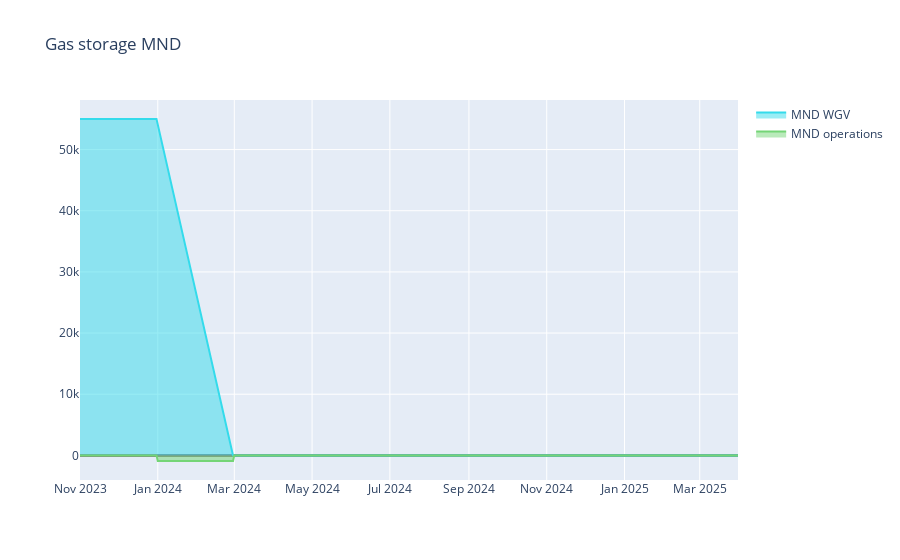

Here is the notebook cell this chart was saved with:
### Code cell
fig = po.Figure()
fig.add_trace(po.Scatter(x=index, y=mnd_state_ar, name='MND WGV', fill='tozeroy', line_color='#34dbeb'))
fig.add_trace(po.Scatter(x=index, y=mnd_wr_ar, name='MND operations', fill='tozeroy', line_color='#74d576', mode='lines'))
fig.update_layout(
    title = 'Gas storage MND'
)
fig.update_xaxes(fixedrange=False)
fig.update_yaxes(zeroline=True, zerolinewidth=3, zerolinecolor='grey')
fig.show()

### Figure 1 — Plotly figure (JSON) as saved in the notebook; plotly's stock layout.template omitted (floating-point values rounded to 4 significant figures; data arrays with more than 128 entries replaced by an {"elided": "..."} marker saying what was removed)
{"data": [{"fill": "tozeroy", "line": {"color": "#34dbeb"}, "name": "MND WGV", "type": "scatter", "x": {"elided": "517 str values"}, "y": {"elided": "517 int values"}}, {"fill": "tozeroy", "line": {"color": "#74d576"}, "mode": "lines", "name": "MND operations", "type": "scatter", "x": {"elided": "517 str values"}, "y": {"elided": "517 int values"}}], "layout": {"title": {"text": "Gas storage MND"}, "xaxis": {"fixedrange": false}, "yaxis": {"zeroline": true, "zerolinecolor": "grey", "zerolinewidth": 3}}}
